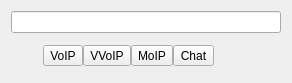
<?xml version="1.0" encoding="UTF-8"?>
<ui version="4.0">
 <class>CallDialog</class>
 <widget class="QDialog" name="CallDialog">
  <property name="geometry">
   <rect>
    <x>0</x>
    <y>0</y>
    <width>292</width>
    <height>83</height>
   </rect>
  </property>
  <property name="windowTitle">
   <string>Call to</string>
  </property>
  <property name="windowIcon">
   <iconset resource="../resources/resources.qrc">
    <normaloff>:/icons/OK.png</normaloff>:/icons/OK.png</iconset>
  </property>
  <layout class="QVBoxLayout" name="verticalLayout">
   <item>
    <widget class="QLineEdit" name="jidValue"/>
   </item>
   <item>
    <widget class="QFrame" name="frame">
     <property name="frameShape">
      <enum>QFrame::NoFrame</enum>
     </property>
     <property name="frameShadow">
      <enum>QFrame::Plain</enum>
     </property>
     <property name="lineWidth">
      <number>0</number>
     </property>
     <layout class="QHBoxLayout" name="horizontalLayout">
      <property name="spacing">
       <number>0</number>
      </property>
      <property name="margin">
       <number>0</number>
      </property>
      <item>
       <spacer name="horizontalSpacer">
        <property name="orientation">
         <enum>Qt::Horizontal</enum>
        </property>
        <property name="sizeHint" stdset="0">
         <size>
          <width>40</width>
          <height>20</height>
         </size>
        </property>
       </spacer>
      </item>
      <item>
       <widget class="QToolButton" name="toolButton_2">
        <property name="toolTip">
         <string>&lt;html&gt;&lt;head/&gt;&lt;body&gt;&lt;p&gt;Voice call&lt;/p&gt;&lt;/body&gt;&lt;/html&gt;</string>
        </property>
        <property name="text">
         <string>VoIP</string>
        </property>
        <property name="icon">
         <iconset>
          <normaloff>../../../../../../../../usr/share/icons/gnome/48x48/devices/audio-input-microphone.png</normaloff>../../../../../../../../usr/share/icons/gnome/48x48/devices/audio-input-microphone.png</iconset>
        </property>
       </widget>
      </item>
      <item>
       <widget class="QToolButton" name="toolButton_3">
        <property name="toolTip">
         <string>&lt;html&gt;&lt;head/&gt;&lt;body&gt;&lt;p&gt;Video call&lt;/p&gt;&lt;/body&gt;&lt;/html&gt;</string>
        </property>
        <property name="text">
         <string>VVoIP</string>
        </property>
        <property name="icon">
         <iconset>
          <normaloff>../../../../../../../../usr/share/icons/gnome/48x48/devices/camera-web.png</normaloff>../../../../../../../../usr/share/icons/gnome/48x48/devices/camera-web.png</iconset>
        </property>
       </widget>
      </item>
      <item>
       <widget class="QToolButton" name="toolButton_4">
        <property name="toolTip">
         <string>&lt;html&gt;&lt;head/&gt;&lt;body&gt;&lt;p&gt;Interactive video call&lt;/p&gt;&lt;/body&gt;&lt;/html&gt;</string>
        </property>
        <property name="text">
         <string>MoIP</string>
        </property>
        <property name="icon">
         <iconset>
          <normaloff>../../../../../../../../usr/share/icons/gnome/48x48/devices/yast_joystick.png</normaloff>../../../../../../../../usr/share/icons/gnome/48x48/devices/yast_joystick.png</iconset>
        </property>
       </widget>
      </item>
      <item>
       <widget class="QToolButton" name="toolButton">
        <property name="toolTip">
         <string>&lt;html&gt;&lt;head/&gt;&lt;body&gt;&lt;p&gt;Sms chat&lt;/p&gt;&lt;/body&gt;&lt;/html&gt;</string>
        </property>
        <property name="text">
         <string>Chat</string>
        </property>
        <property name="icon">
         <iconset>
          <normaloff>../../../../../../../../usr/share/icons/gnome/48x48/emblems/emblem-mail.png</normaloff>../../../../../../../../usr/share/icons/gnome/48x48/emblems/emblem-mail.png</iconset>
        </property>
       </widget>
      </item>
      <item>
       <spacer name="horizontalSpacer_2">
        <property name="orientation">
         <enum>Qt::Horizontal</enum>
        </property>
        <property name="sizeHint" stdset="0">
         <size>
          <width>74</width>
          <height>20</height>
         </size>
        </property>
       </spacer>
      </item>
     </layout>
    </widget>
   </item>
  </layout>
 </widget>
 <resources>
  <include location="../resources/resources.qrc"/>
 </resources>
 <connections/>
</ui>
